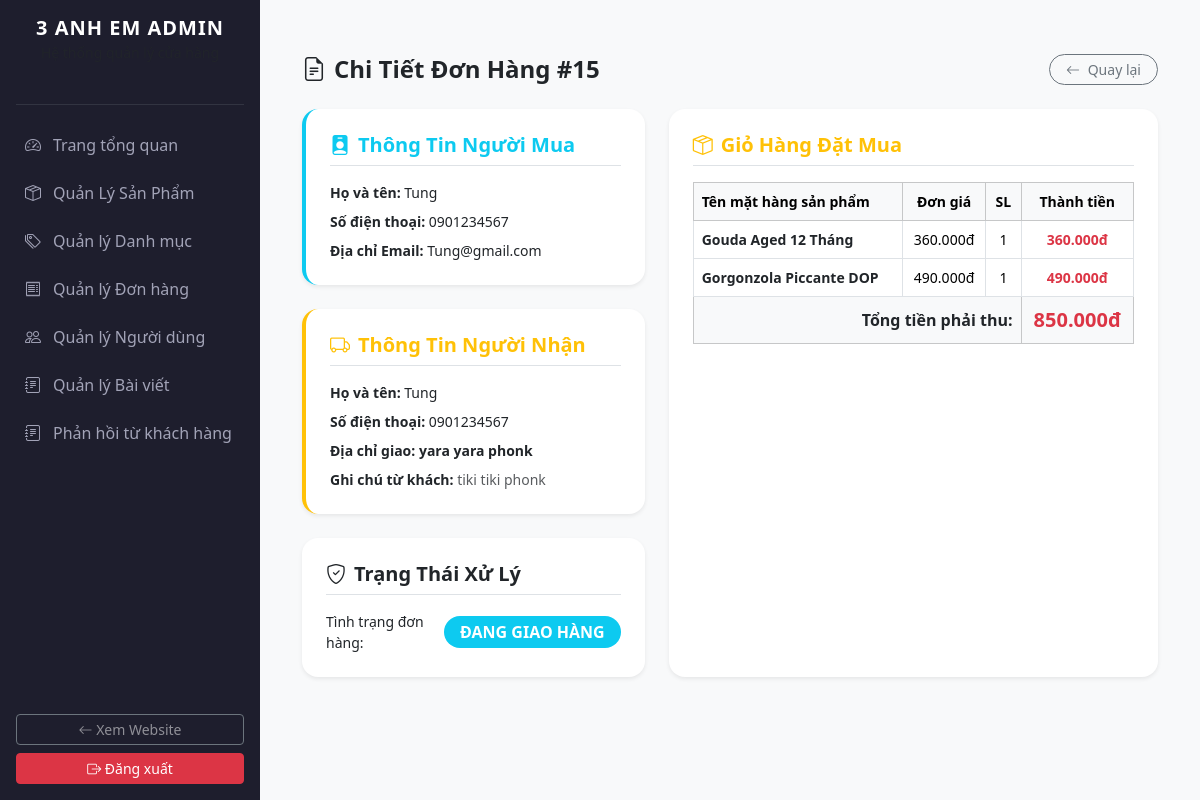
The page /phomai3anhem/admin/orders-detail.php?id=15 (signed in) on the database its author committed.
### tables this page shows
CREATE TABLE `orders` (
  `id` int(11) NOT NULL,
  `user_id` int(11) DEFAULT NULL,
  `receiver_name` varchar(255) DEFAULT NULL,
  `receiver_phone` varchar(20) DEFAULT NULL,
  `receiver_address` text DEFAULT NULL,
  `full_name` varchar(255) NOT NULL,
  `email` varchar(255) NOT NULL,
  `phone` varchar(20) NOT NULL,
  `address` text NOT NULL,
  `note` text DEFAULT NULL,
  `total_money` int(11) NOT NULL,
  `status` varchar(50) DEFAULT 'pending',
  `created_at` timestamp NOT NULL DEFAULT current_timestamp()
);

CREATE TABLE `order_details` (
  `id` int(11) NOT NULL,
  `order_id` int(11) NOT NULL,
  `product_id` int(11) NOT NULL,
  `price` int(11) NOT NULL,
  `quantity` int(11) NOT NULL
);

CREATE TABLE `products` (
  `id` int(10) UNSIGNED NOT NULL,
  `category_id` int(10) UNSIGNED NOT NULL,
  `name` varchar(200) NOT NULL,
  `slug` varchar(220) NOT NULL,
  `description` text DEFAULT NULL,
  `short_desc` varchar(300) DEFAULT NULL,
  `price` decimal(12,0) NOT NULL,
  `sale_price` decimal(10,2) DEFAULT NULL,
  `original_price` decimal(12,0) DEFAULT NULL,
  `stock` int(10) UNSIGNED NOT NULL DEFAULT 0,
  `weight_gram` int(10) UNSIGNED DEFAULT NULL,
  `origin` varchar(100) DEFAULT NULL,
  `image` varchar(255) DEFAULT NULL,
  `is_featured` tinyint(1) NOT NULL DEFAULT 0,
  `is_on_sale` tinyint(1) DEFAULT 0,
  `is_active` tinyint(1) NOT NULL DEFAULT 1,
  `created_at` datetime NOT NULL DEFAULT current_timestamp(),
  `updated_at` datetime NOT NULL DEFAULT current_timestamp() ON UPDATE current_timestamp()
);

### phomai3anhem/admin/orders-detail.php (the view, shortened to what this page needs)
<?php
include_once '../config/db.php';
include_once 'includes/header.php';
$order_id = isset($_GET['id']) ? (int)$_GET['id'] : 0;
$stmt_order = $pdo->prepare("SELECT * FROM orders WHERE id = ?");
$stmt_order->execute([$order_id]);
$order = $stmt_order->fetch();
$sql_items = "SELECT od.*, p.name AS product_name
              FROM order_details od
              LEFT JOIN products p ON od.product_id = p.id
              WHERE od.order_id = ?";
$stmt_items = $pdo->prepare($sql_items);
$stmt_items->execute([$order_id]);
$items = $stmt_items->fetchAll();
?>
<div class="container my-4">
    <div class="d-flex justify-content-between align-items-center mb-4">
        <h4 class="fw-bold m-0 text-dark"><i class="bi bi-file-earmark-text me-2"></i>Chi Tiết Đơn Hàng #<?php echo $order['id']; ?></h4>
        <a href="orders.php" class="btn btn-outline-secondary btn-sm px-3 rounded-pill small"><i class="bi bi-arrow-left me-1"></i> Quay lại</a>
    </div>
    <div class="row g-4">
        <div class="col-md-5">
            <div class="card admin-card bg-white border-0 shadow-sm rounded-4 p-4 mb-4 border-start border-4 border-info">
                <h5 class="fw-bold mb-3 border-bottom pb-2 text-info"><i class="bi bi-person-badge-fill me-2"></i>Thông Tin Người Mua</h5>
                <div class="mb-2 small"><strong>Họ và tên:</strong> <?php echo htmlspecialchars($order['full_name']); ?></div>
                <div class="mb-2 small"><strong>Số điện thoại:</strong> <?php echo htmlspecialchars($order['phone']); ?></div>
                <div class="mb-0 small"><strong>Địa chỉ Email:</strong> <?php echo htmlspecialchars($order['email'] ?: 'Không cung cấp'); ?></div>
            </div>
            <div class="card admin-card bg-white border-0 shadow-sm rounded-4 p-4 mb-4 border-start border-4 border-warning">
                <h5 class="fw-bold mb-3 border-bottom pb-2 text-warning"><i class="bi bi-truck me-2"></i>Thông Tin Người Nhận</h5>
                <div class="mb-2 small"><strong>Họ và tên:</strong> <?php echo htmlspecialchars($order['receiver_name'] ?: $order['full_name']); ?></div>
                <div class="mb-2 small"><strong>Số điện thoại:</strong> <?php echo htmlspecialchars($order['receiver_phone'] ?: $order['phone']); ?></div>
                <div class="mb-2 small"><strong>Địa chỉ giao:</strong> <span class="text-dark fw-semibold"><?php echo htmlspecialchars($order['receiver_address'] ?: $order['address']); ?></span></div>
                <div class="mb-0 small"><strong>Ghi chú từ khách:</strong> <span class="text-muted"><?php echo htmlspecialchars($order['note'] ?: 'Không có ghi chú.'); ?></span></div>
            </div>
            <div class="card admin-card bg-white border-0 shadow-sm rounded-4 p-4">
                <h5 class="fw-bold mb-3 border-bottom pb-2 text-dark"><i class="bi bi-shield-check me-2"></i>Trạng Thái Xử Lý</h5>
                <div class="d-flex align-items-center justify-content-between">
                    <span class="small">Tình trạng đơn hàng:</span>
                    <span class="badge py-2 px-3 rounded-pill fs-6 <?php
                        echo $order['status'] == 'pending' ? 'bg-warning text-dark' :
                            ($order['status'] == 'shipping' ? 'bg-info text-white' :
                            ($order['status'] == 'completed' ? 'bg-success text-white' : 'bg-danger text-white'));
                    ?>">
                        <?php
                            if($order['status'] == 'pending') echo "CHỜ XỬ LÝ";
                            elseif($order['status'] == 'shipping') echo "ĐANG GIAO HÀNG";
                            elseif($order['status'] == 'completed') echo "THÀNH CÔNG";
                            else echo "ĐÃ HỦY ĐƠN";
                        ?>
                    </span>
                </div>
            </div>
        </div>
        <div class="col-md-7">
            <div class="card admin-card bg-white border-0 shadow-sm rounded-4 p-4 h-100">
                <h5 class="fw-bold mb-3 border-bottom pb-2 text-warning"><i class="bi bi-box-seam me-2"></i>Giỏ Hàng Đặt Mua</h5>
                <div class="table-responsive">
                    <table class="table table-bordered align-middle text-center m-0 small">
                        <thead class="table-light text-secondary">
                            <tr>
                                <th class="text-start">Tên mặt hàng sản phẩm</th>
                                <th>Đơn giá</th>
                                <th>SL</th>
                                <th>Thành tiền</th>
                            </tr>
                        </thead>
                        <tbody>
                            <?php
                            foreach($items as $item):
                                $subtotal = $item['price'] * $item['quantity'];
                            ?>
                            <tr>
                                <td class="text-start fw-bold text-dark"><?php echo htmlspecialchars($item['product_name'] ?? 'Sản phẩm đã bị xóa khỏi hệ thống'); ?></td>
                                <td><?php echo number_format($item['price'], 0, ',', '.'); ?>đ</td>
                                <td><?php echo $item['quantity']; ?></td>
                                <td class="text-danger fw-bold"><?php echo number_format($subtotal, 0, ',', '.'); ?>đ</td>
                            </tr>
                            <?php endforeach; ?>
                            <tr class="table-light fs-6">
                                <td colspan="3" class="text-end fw-bold text-dark">Tổng tiền phải thu:</td>
                                <td class="text-danger fw-bold fs-5"><?php echo number_format($order['total_money'], 0, ',', '.'); ?>đ</td>
                            </tr>
                        </tbody>
                    </table>
                </div>
            </div>
        </div>
    </div>
</div>
<?php include_once 'includes/footer.php'; ?>

### phomai3anhem/assets/css/style.css (style rules this page uses)
:root { --primary-gold: #E5A93B; --bg-cream: #FDFBF7; --text-charcoal: #2C2C2C; --glass-bg: rgba(255, 255, 255, 0.7); --glass-border: rgba(255, 255, 255, 0.4); --glass-blur: blur(12px); }
body { background-color: var(--bg-cream); color: var(--text-charcoal); font-family: 'Segoe UI', Tahoma, Geneva, Verdana, sans-serif; overflow-x: hidden; }

### phomai3anhem/admin/includes/header.php (style rules this page uses)
:root { --sidebar-width: 260px; --gold-color: #cca43b; --dark-bg: #1e1e2d; }
body { background-color: #f8f9fa; font-family: 'Segoe UI', system-ui, sans-serif; }
.admin-card { border: none; border-radius: 12px; box-shadow: 0 4px 12px rgba(0,0,0,0.05); }

### rows shown on the page
orders: id "15", full_name "Tung", phone "0901234567", email "Tung@gmail.com", receiver_name "Tung", receiver_phone "0901234567", receiver_address "yara yara phonk", note "tiki tiki phonk", total_money "850.000"
order_details: product.name "Gouda Aged 12 Tháng", price "360.000", quantity "1", subtotal "360.000"
order_details: product.name "Gorgonzola Piccante DOP", price "490.000", quantity "1", subtotal "490.000"
